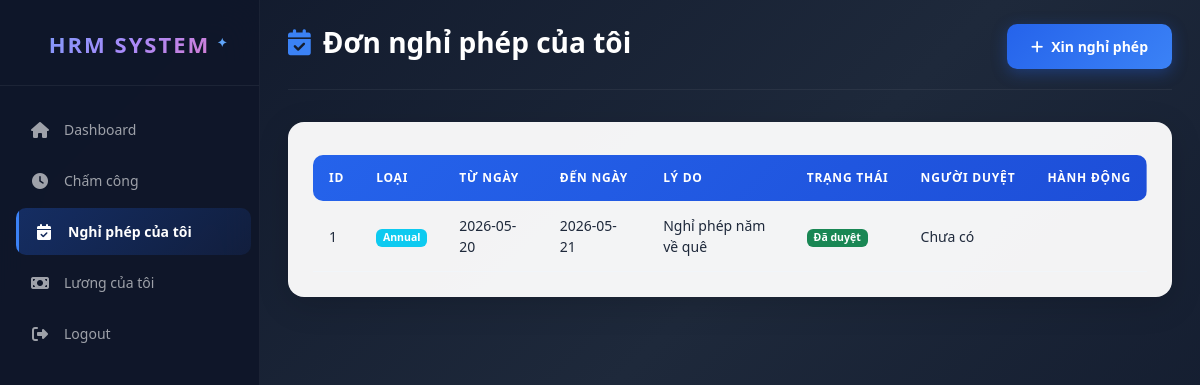
Screenshot of /public/index.php?controller=Leave&action=myLeaves (signed in) with the database file from the repository.
### tables this page shows
CREATE TABLE `leaves` (
  `id` int(11) NOT NULL,
  `employee_id` int(11) NOT NULL,
  `leave_type` enum('Annual','Sick','Unpaid','Maternity') DEFAULT NULL,
  `start_date` date DEFAULT NULL,
  `end_date` date DEFAULT NULL,
  `reason` text DEFAULT NULL,
  `status` enum('Pending','Approved','Rejected') DEFAULT 'Pending',
  `approved_by` int(11) DEFAULT NULL,
  `created_at` timestamp NOT NULL DEFAULT current_timestamp()
);

### app/controllers/LeaveController.php (called while the page is built, shortened)
<?php
require_once "../app/helpers/Auth.php";
require_once "../app/models/Leave.php";
class LeaveController
{
    public function myLeaves()
    {
        $employee_id = Auth::id();
        $userModel = new \User();
        $user = $userModel->findById($employee_id);
        $emp_id = $user['employee_id'] ?? $employee_id;
        $leaveModel = new Leave();
        $leaves = $leaveModel->getByEmployee($emp_id);
        require_once "../app/views/leave/my_leaves.php";
    }
}

### public/index.php (called while the page is built, shortened)
<?php
$action = isset($_GET['action']) ? $_GET['action'] : 'login';
$action = preg_replace('/[^a-zA-Z0-9]/', '', $action);
$controllerObject = new $controllerName();
$controllerObject->$action();

### app/models/Leave.php (called while the page is built, shortened)
<?php
class Leave
{
    public $conn;
    public function __construct()
    {
        $this->conn = new mysqli(
            "localhost",
            "root",
            "",
            "hrm_management"
        );
    }
    public function getByEmployee($employee_id)
    {
        $sql = "SELECT * FROM leaves WHERE employee_id = ? ORDER BY start_date DESC";
        $stmt = $this->conn->prepare($sql);
        $stmt->bind_param("i", $employee_id);
        $stmt->execute();
        return $stmt->get_result();
    }
}

### app/models/User.php (called while the page is built, shortened)
<?php
class User
{
    private $conn;
    public function __construct()
    {
        $this->conn = new mysqli("localhost", "root", "", "hrm_management");
    }
    public function findById($id)
    {
        $sql = "SELECT u.*, r.role_name FROM users u
                LEFT JOIN roles r ON u.role_id = r.id
                WHERE u.id = ?";
        $stmt = $this->conn->prepare($sql);
        $stmt->bind_param("i", $id);
        $stmt->execute();
        $result = $stmt->get_result();
        return $result->fetch_assoc();
    }
}

### app/helpers/Auth.php (called while the page is built, shortened)
<?php
class Auth
{
    public static function id()
    {
        return $_SESSION['user']['id'] ?? null;
    }
}

### app/views/leave/my_leaves.php (the view, shortened to what this page needs)
<!DOCTYPE html>
<html lang="vi">
<head>
    <link href="https://cdn.jsdelivr.net/npm/bootstrap@5.3.3/dist/css/bootstrap.min.css"
          rel="stylesheet">
    <link rel="stylesheet"
          href="https://cdnjs.cloudflare.com/ajax/libs/font-awesome/6.5.2/css/all.min.css">
    <link rel="stylesheet"
        href="/hrm-system/public/assets/css/admin.css">
</head>
<body>
<div class="sidebar">
    <div class="logo">
        HRM SYSTEM
    </div>
    <div class="menu">
        <a href="/hrm-system/public/index.php?controller=EmployeeDashboard&action=index">
            <i class="fa-solid fa-house"></i>
            Dashboard
        </a>
        <a href="/hrm-system/public/index.php?controller=Attendance&action=quickCheckIn">
            <i class="fa-solid fa-clock"></i>
            Chấm công
        </a>
        <a href="/hrm-system/public/index.php?controller=Leave&action=myLeaves"
            class="active-menu">
            <i class="fa-solid fa-calendar-check"></i>
            Nghỉ phép của tôi
        </a>
        <a href="/hrm-system/public/index.php?controller=Payroll&action=myPayroll">
            <i class="fa-solid fa-money-bill"></i>
            Lương của tôi
        </a>
        <a href="/hrm-system/public/index.php?controller=Auth&action=logout">
            <i class="fa-solid fa-right-from-bracket"></i>
            Logout
        </a>
    </div>
</div>
<div class="main-content">
    <div class="top-bar">
        <h1 class="page-title">
            <i class="fa-solid fa-calendar-check"></i>
            Đơn nghỉ phép của tôi
        </h1>
        <a href="<?= BASE_URL ?>index.php?controller=Leave&action=create"
           class="btn-add">
            <i class="fa-solid fa-plus"></i>
            Xin nghỉ phép
        </a>
    </div>
    <div class="employee-card">
        <div class="table-responsive-custom">
        <table class="table align-middle">
            <thead>
                <tr>
                    <th>ID</th>
                    <th>Loại</th>
                    <th>Từ ngày</th>
                    <th>Đến ngày</th>
                    <th>Lý do</th>
                    <th>Trạng thái</th>
                    <th>Người duyệt</th>
                    <th>Hành động</th>
                </tr>
            </thead>
            <tbody>
            <?php if(isset($leaves) && $leaves->num_rows > 0): ?>
                <?php while($row = $leaves->fetch_assoc()) : ?>
                    <tr>
                        <td><?= $row['id'] ?></td>
                        <td>
                            <span class="badge bg-info"><?= $row['leave_type'] ?></span>
                        </td>
                        <td><?= $row['start_date'] ?></td>
                        <td><?= $row['end_date'] ?></td>
                        <td><?= $row['reason'] ?></td>
                        <td>
                            <?php
                                $statusClass = '';
                                $statusText = '';
                                switch($row['status']) {
                                    case 'Approved':
                                        $statusClass = 'bg-success';
                                        $statusText = 'Đã duyệt';
                                        break;
                                }
                            ?>
                            <span class="badge <?= $statusClass ?>"><?= $statusText ?></span>
                        </td>
                        <td><?= $row['approved_by_name'] ?? 'Chưa có' ?></td>
                        <td>
                        </td>
                    </tr>
                <?php endwhile; ?>
            <?php endif; ?>
            </tbody>
        </table>
        </div>
    </div>
</div>
</body>
</html>

### rows the page displays
leaves: id "1", leave_type "Annual", start_date "2026-05-20", end_date "2026-05-21", reason "Nghỉ phép năm về quê", status "Đã duyệt", approved_by_name "Chưa có"
